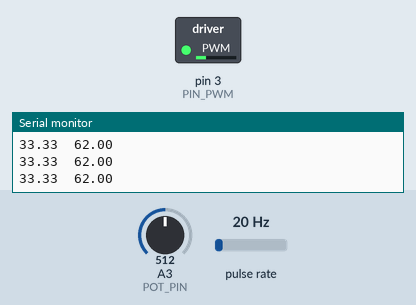
Simulated run of this sketch. Board: Arduino Uno, built with avr-gcc and run on an emulated ATmega328P. Shown: switched loads named in the sketch (green lamp = pin HIGH), the last lines printed to the serial monitor. Wiring (inferred from the names in the program): pulse sensor: data pin 2. Inputs (shaded band) come from the test bench; at power-on: A3 (POT_PIN) = 512, pulse rate 20 Hz.

Above: at 1.2 s.
1.3 s: A3 (POT_PIN) set to 716
At 2.2 s:
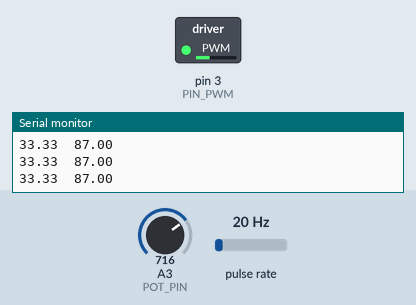
2.8 s: A3 (POT_PIN) set to 0
At 3.4 s:
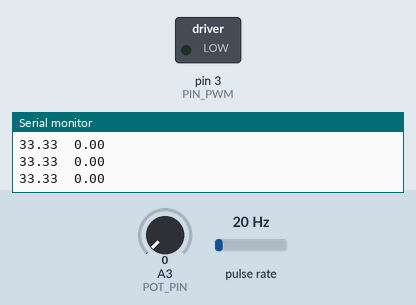
4.3 s: A3 (POT_PIN) set to 7
5.8 s: A3 (POT_PIN) set to 10
At 7.0 s:
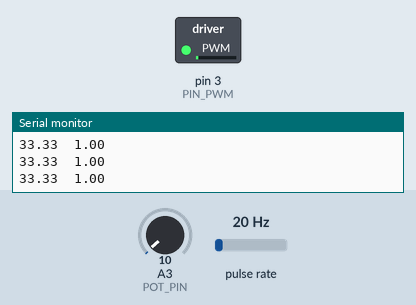
Timing chart, 0 to 8.3 s (numbered marks = the images above; inputs shaded):
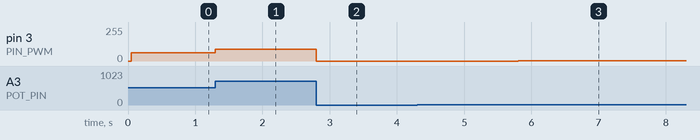

Measured:
- after the input at 1.3 s, pin 3 (PIN_PWM): 62/255 → 87/255 at once
- after the input at 2.8 s, pin 3 (PIN_PWM): 87/255 → 0/255 at once
- after the input at 5.8 s, pin 3 (PIN_PWM): 0/255 → 1/255 at once

The sketch:

controlpote.ino
```cpp
#define PIN_PULSES 2    // Canal A del encoder
#define PIN_PWM    3    // PWM al IN del EPC (driver)
#define POT_PIN    A3    // Potenciómetro conectado a A3

volatile int countPulses = 0;
float rpms = 0;
float u = 0;
unsigned long prevMillis = 0;

// === Función para convertir pulsos a RPM ===
float convertP(int pulses) {
  return (float)pulses / 36.0 / 0.05 * 60.0;  // pulsos → vueltas → RPM
}

// === ISR: conteo de flancos del encoder ===
void pulses() {
  countPulses++;
}

void setup() {
  pinMode(PIN_PULSES, INPUT_PULLUP);
  pinMode(PIN_PWM, OUTPUT);
  pinMode(POT_PIN, INPUT);

  attachInterrupt(digitalPinToInterrupt(PIN_PULSES), pulses, RISING);

  Serial.begin(115200);

  prevMillis = millis();
}

void loop() {
  unsigned long current = millis();

  if (current - prevMillis >= 50) {  // cada 50 ms
    rpms = convertP(countPulses);

    int potValue = analogRead(POT_PIN);   // 0 a 1023
    u = map(potValue, 0, 1023, 0, 125
    );   // PWM proporcional  //aqui poner el pid pract11  0.01 ti 0.01 en td

    analogWrite(PIN_PWM, (int)u);         // Aplicar PWM al motor

    Serial.print(rpms);
    Serial.print("\t");
    Serial.println(u);

    countPulses = 0;
    prevMillis = current;
  }
}
```
